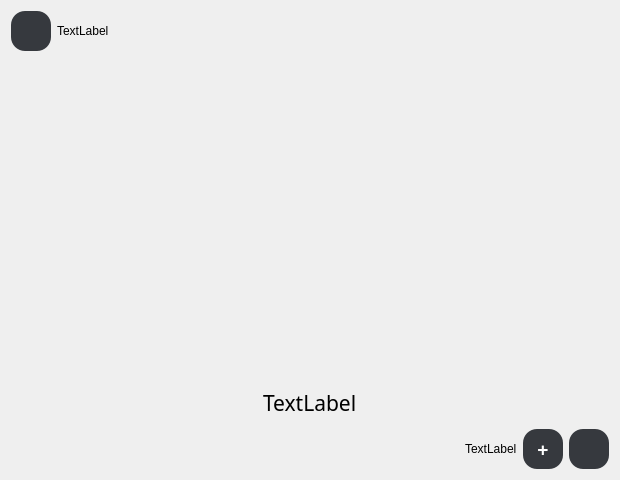
<?xml version="1.0" encoding="UTF-8"?>
<ui version="4.0">
 <class>VideoItem</class>
 <widget class="QWidget" name="VideoItem">
  <property name="geometry">
   <rect>
    <x>0</x>
    <y>0</y>
    <width>620</width>
    <height>480</height>
   </rect>
  </property>
  <property name="windowTitle">
   <string>Form</string>
  </property>
  <layout class="QGridLayout" name="gridLayout">
   <item row="0" column="0">
    <layout class="QGridLayout" name="gridLayout_2">
     <item row="0" column="0">
      <widget class="QPushButton" name="pushButton_2">
       <property name="sizePolicy">
        <sizepolicy hsizetype="Fixed" vsizetype="Fixed">
         <horstretch>0</horstretch>
         <verstretch>0</verstretch>
        </sizepolicy>
       </property>
       <property name="minimumSize">
        <size>
         <width>40</width>
         <height>40</height>
        </size>
       </property>
       <property name="maximumSize">
        <size>
         <width>40</width>
         <height>40</height>
        </size>
       </property>
       <property name="font">
        <font>
         <pointsize>8</pointsize>
        </font>
       </property>
       <property name="styleSheet">
        <string notr="true">QPushButton#pushButton_2
{
	border:20px;
	border-radius:14px; 
	background-color: rgb(54, 57, 62);
}
QPushButton#pushButton_2:hover
{
	border:20px;
	border-radius:14px; 
	background-color: rgb(54, 57, 62);
}</string>
       </property>
       <property name="text">
        <string/>
       </property>
       <property name="iconSize">
        <size>
         <width>12</width>
         <height>12</height>
        </size>
       </property>
      </widget>
     </item>
     <item row="3" column="6">
      <widget class="QPushButton" name="pushButton">
       <property name="sizePolicy">
        <sizepolicy hsizetype="Fixed" vsizetype="Fixed">
         <horstretch>0</horstretch>
         <verstretch>0</verstretch>
        </sizepolicy>
       </property>
       <property name="minimumSize">
        <size>
         <width>40</width>
         <height>40</height>
        </size>
       </property>
       <property name="maximumSize">
        <size>
         <width>40</width>
         <height>40</height>
        </size>
       </property>
       <property name="font">
        <font>
         <pointsize>8</pointsize>
        </font>
       </property>
       <property name="styleSheet">
        <string notr="true">QPushButton#pushButton
{
	border:20px;
	border-radius:14px; 
	background-color: rgb(54, 57, 62);
	image: url(:/img/cash-gray.png);
}
QPushButton#pushButton:hover
{
	border:20px;
	border-radius:14px; 
	background-color: rgb(54, 57, 62);
	image: url(:/img/cash.png);
}</string>
       </property>
       <property name="text">
        <string/>
       </property>
       <property name="iconSize">
        <size>
         <width>12</width>
         <height>12</height>
        </size>
       </property>
      </widget>
     </item>
     <item row="1" column="0" colspan="7" alignment="Qt::AlignHCenter|Qt::AlignVCenter">
      <widget class="QLabel" name="label_3">
       <property name="sizePolicy">
        <sizepolicy hsizetype="Preferred" vsizetype="Preferred">
         <horstretch>0</horstretch>
         <verstretch>0</verstretch>
        </sizepolicy>
       </property>
       <property name="minimumSize">
        <size>
         <width>420</width>
         <height>320</height>
        </size>
       </property>
       <property name="maximumSize">
        <size>
         <width>16777215</width>
         <height>16777215</height>
        </size>
       </property>
       <property name="palette">
        <palette>
         <active>
          <colorrole role="WindowText">
           <brush brushstyle="SolidPattern">
            <color alpha="255">
             <red>54</red>
             <green>57</green>
             <blue>62</blue>
            </color>
           </brush>
          </colorrole>
          <colorrole role="Text">
           <brush brushstyle="SolidPattern">
            <color alpha="255">
             <red>54</red>
             <green>57</green>
             <blue>62</blue>
            </color>
           </brush>
          </colorrole>
          <colorrole role="ButtonText">
           <brush brushstyle="SolidPattern">
            <color alpha="255">
             <red>54</red>
             <green>57</green>
             <blue>62</blue>
            </color>
           </brush>
          </colorrole>
          <colorrole role="ToolTipText">
           <brush brushstyle="SolidPattern">
            <color alpha="255">
             <red>54</red>
             <green>57</green>
             <blue>62</blue>
            </color>
           </brush>
          </colorrole>
         </active>
         <inactive>
          <colorrole role="WindowText">
           <brush brushstyle="SolidPattern">
            <color alpha="255">
             <red>54</red>
             <green>57</green>
             <blue>62</blue>
            </color>
           </brush>
          </colorrole>
          <colorrole role="Text">
           <brush brushstyle="SolidPattern">
            <color alpha="255">
             <red>54</red>
             <green>57</green>
             <blue>62</blue>
            </color>
           </brush>
          </colorrole>
          <colorrole role="ButtonText">
           <brush brushstyle="SolidPattern">
            <color alpha="255">
             <red>54</red>
             <green>57</green>
             <blue>62</blue>
            </color>
           </brush>
          </colorrole>
          <colorrole role="ToolTipText">
           <brush brushstyle="SolidPattern">
            <color alpha="255">
             <red>54</red>
             <green>57</green>
             <blue>62</blue>
            </color>
           </brush>
          </colorrole>
         </inactive>
         <disabled>
          <colorrole role="WindowText">
           <brush brushstyle="SolidPattern">
            <color alpha="255">
             <red>120</red>
             <green>120</green>
             <blue>120</blue>
            </color>
           </brush>
          </colorrole>
          <colorrole role="Text">
           <brush brushstyle="SolidPattern">
            <color alpha="255">
             <red>120</red>
             <green>120</green>
             <blue>120</blue>
            </color>
           </brush>
          </colorrole>
          <colorrole role="ButtonText">
           <brush brushstyle="SolidPattern">
            <color alpha="255">
             <red>120</red>
             <green>120</green>
             <blue>120</blue>
            </color>
           </brush>
          </colorrole>
          <colorrole role="ToolTipText">
           <brush brushstyle="SolidPattern">
            <color alpha="255">
             <red>54</red>
             <green>57</green>
             <blue>62</blue>
            </color>
           </brush>
          </colorrole>
         </disabled>
        </palette>
       </property>
       <property name="text">
        <string/>
       </property>
      </widget>
     </item>
     <item row="0" column="1" colspan="6">
      <widget class="QLabel" name="label_4">
       <property name="text">
        <string>TextLabel</string>
       </property>
      </widget>
     </item>
     <item row="2" column="0" colspan="7" alignment="Qt::AlignHCenter|Qt::AlignVCenter">
      <widget class="QLabel" name="label">
       <property name="font">
        <font>
         <family>Calibri Light</family>
         <pointsize>16</pointsize>
        </font>
       </property>
       <property name="text">
        <string>TextLabel</string>
       </property>
      </widget>
     </item>
     <item row="3" column="4" alignment="Qt::AlignRight">
      <widget class="QLabel" name="label_2">
       <property name="text">
        <string>TextLabel</string>
       </property>
      </widget>
     </item>
     <item row="3" column="5">
      <widget class="QPushButton" name="pushButton_3">
       <property name="sizePolicy">
        <sizepolicy hsizetype="Fixed" vsizetype="Fixed">
         <horstretch>0</horstretch>
         <verstretch>0</verstretch>
        </sizepolicy>
       </property>
       <property name="minimumSize">
        <size>
         <width>40</width>
         <height>40</height>
        </size>
       </property>
       <property name="maximumSize">
        <size>
         <width>40</width>
         <height>40</height>
        </size>
       </property>
       <property name="palette">
        <palette>
         <active>
          <colorrole role="Button">
           <brush brushstyle="SolidPattern">
            <color alpha="255">
             <red>54</red>
             <green>57</green>
             <blue>62</blue>
            </color>
           </brush>
          </colorrole>
          <colorrole role="ButtonText">
           <brush brushstyle="SolidPattern">
            <color alpha="255">
             <red>255</red>
             <green>255</green>
             <blue>255</blue>
            </color>
           </brush>
          </colorrole>
          <colorrole role="Base">
           <brush brushstyle="SolidPattern">
            <color alpha="255">
             <red>54</red>
             <green>57</green>
             <blue>62</blue>
            </color>
           </brush>
          </colorrole>
          <colorrole role="Window">
           <brush brushstyle="SolidPattern">
            <color alpha="255">
             <red>54</red>
             <green>57</green>
             <blue>62</blue>
            </color>
           </brush>
          </colorrole>
         </active>
         <inactive>
          <colorrole role="Button">
           <brush brushstyle="SolidPattern">
            <color alpha="255">
             <red>54</red>
             <green>57</green>
             <blue>62</blue>
            </color>
           </brush>
          </colorrole>
          <colorrole role="ButtonText">
           <brush brushstyle="SolidPattern">
            <color alpha="255">
             <red>255</red>
             <green>255</green>
             <blue>255</blue>
            </color>
           </brush>
          </colorrole>
          <colorrole role="Base">
           <brush brushstyle="SolidPattern">
            <color alpha="255">
             <red>54</red>
             <green>57</green>
             <blue>62</blue>
            </color>
           </brush>
          </colorrole>
          <colorrole role="Window">
           <brush brushstyle="SolidPattern">
            <color alpha="255">
             <red>54</red>
             <green>57</green>
             <blue>62</blue>
            </color>
           </brush>
          </colorrole>
         </inactive>
         <disabled>
          <colorrole role="Button">
           <brush brushstyle="SolidPattern">
            <color alpha="255">
             <red>54</red>
             <green>57</green>
             <blue>62</blue>
            </color>
           </brush>
          </colorrole>
          <colorrole role="ButtonText">
           <brush brushstyle="SolidPattern">
            <color alpha="255">
             <red>120</red>
             <green>120</green>
             <blue>120</blue>
            </color>
           </brush>
          </colorrole>
          <colorrole role="Base">
           <brush brushstyle="SolidPattern">
            <color alpha="255">
             <red>54</red>
             <green>57</green>
             <blue>62</blue>
            </color>
           </brush>
          </colorrole>
          <colorrole role="Window">
           <brush brushstyle="SolidPattern">
            <color alpha="255">
             <red>54</red>
             <green>57</green>
             <blue>62</blue>
            </color>
           </brush>
          </colorrole>
         </disabled>
        </palette>
       </property>
       <property name="font">
        <font>
         <pointsize>14</pointsize>
         <weight>75</weight>
         <bold>true</bold>
        </font>
       </property>
       <property name="styleSheet">
        <string notr="true">QPushButton#pushButton_3
{
	border:20px;
	border-radius:14px; 
	background-color: rgb(54, 57, 62);
}
QPushButton#pushButton_3:hover
{
	border:20px;
	border-radius:14px; 
	background-color: rgb(54, 57, 62);
}</string>
       </property>
       <property name="text">
        <string>+</string>
       </property>
       <property name="iconSize">
        <size>
         <width>12</width>
         <height>12</height>
        </size>
       </property>
      </widget>
     </item>
    </layout>
   </item>
  </layout>
 </widget>
 <resources/>
 <connections/>
</ui>
